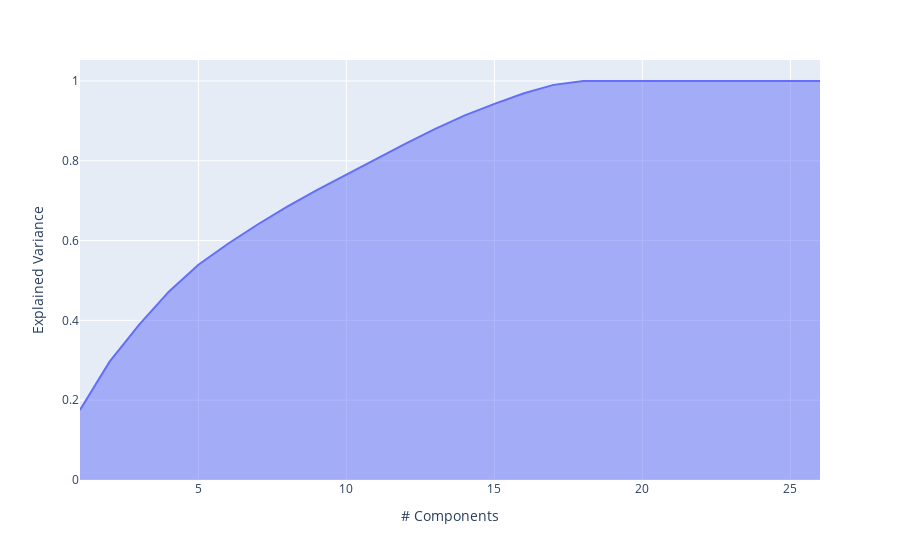

Write notebook code for a chart like this one.
### Markdown cell above
There is also a graphical way to determine the number of principal components in your analysis. It is to plot the explained variance as a function of the number of dimensions. There will usually be an elbow in the curve, where the explained variance stops growing fast. That point is usually the optimal point for the number of principal components.

### Code cell
px.area(
    x=range(1, cumsum.shape[0] + 1),
    y=cumsum,
    labels={"x": "# Components", "y": "Explained Variance"}
)

### Figure 1 — Plotly figure (JSON) as saved in the notebook; plotly's stock layout.template omitted (floating-point values rounded to 4 significant figures)
{"data": [{"fillpattern": {"shape": ""}, "hovertemplate": "# Components=%{x}<br>Explained Variance=%{y}<extra></extra>", "legendgroup": "", "line": {"color": "#636efa"}, "marker": {"symbol": "circle"}, "mode": "lines", "name": "", "orientation": "v", "showlegend": false, "stackgroup": "1", "x": [1, 2, 3, 4, 5, 6, 7, 8, 9, 10, 11, 12, 13, 14, 15, 16, 17, 18, 19, 20, 21, 22, 23, 24, 25, 26], "xaxis": "x", "y": [0.1755, 0.2966, 0.3892, 0.472, 0.5394, 0.5922, 0.6404, 0.6853, 0.7265, 0.766, 0.8046, 0.8431, 0.88, 0.9137, 0.9426, 0.9694, 0.9903, 1, 1, 1, 1, 1, 1, 1, 1, 1], "yaxis": "y", "type": "scatter"}], "layout": {"xaxis": {"anchor": "y", "domain": [0, 1], "title": {"text": "# Components"}, "type": "linear", "range": [1, 26], "autorange": true}, "yaxis": {"anchor": "x", "domain": [0, 1], "title": {"text": "Explained Variance"}, "type": "linear", "range": [0, 1.053], "autorange": true}, "legend": {"tracegroupgap": 0}, "margin": {"t": 60}, "autosize": true}}
